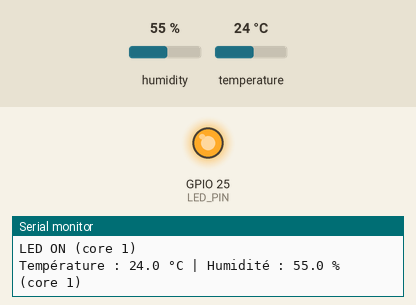
The program below on a simulated ESP32. Shown: output pins drawn as LEDs (lit = HIGH), the last lines printed to the serial monitor. The inputs (shaded band) are chosen by the test bench; at power-on: humidity 55 %, temperature 24 °C.

Above: at 1.0 s.
At 3.0 s:
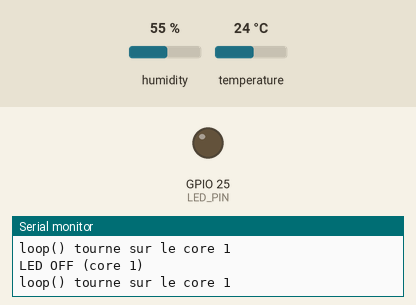
Timing chart, 0 to 5.2 s (numbered marks = the images above):
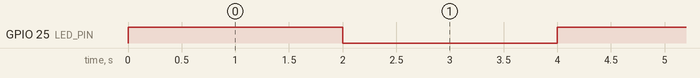

Measured:
- by itself, GPIO 25 (LED_PIN): alternates HIGH for 2.0 s and LOW for 2.0 s

The program:

main.cpp
```cpp
#include <Arduino.h>
#include "freertos/FreeRTOS.h"
#include "freertos/task.h"
#include "DHT.h"

// --- Définir les broches ---
#define LED_PIN 25          // LED FireBeetle
#define DHT_PIN 26          // ⚡ Branche ton DHT sur GPIO4 par ex.
#define DHT_TYPE DHT22     // ou DHT11 si tu as ce modèle

// Initialisation du capteur
DHT dht(DHT_PIN, DHT_TYPE);

// --- Tâche 1 : clignotement LED toutes les 2s ---
void vTaskBlinkLED(void *pvParameters)
{
  pinMode(LED_PIN, OUTPUT);

  for (;;)
  {
    digitalWrite(LED_PIN, HIGH);
    Serial.printf("LED ON (core %d)\n", xPortGetCoreID());
    vTaskDelay(2000 / portTICK_PERIOD_MS);

    digitalWrite(LED_PIN, LOW);
    Serial.printf("LED OFF (core %d)\n", xPortGetCoreID());
    vTaskDelay(2000 / portTICK_PERIOD_MS);
  }
}

// --- Tâche 2 : lecture température toutes les 5s ---
void vTaskReadTemperature(void *pvParameters)
{
  for (;;)
  {
    float temp = dht.readTemperature();
    float hum  = dht.readHumidity();

    if (isnan(temp) || isnan(hum))
    {
      Serial.println("Erreur lecture capteur DHT !");
    }
    else
    {
      Serial.printf("Température : %.1f °C | Humidité : %.1f %% (core %d)\n",
                     temp, hum, xPortGetCoreID());
    }

    vTaskDelay(5000 / portTICK_PERIOD_MS);
  }
}

void setup()
{
  Serial.begin(115200);
  dht.begin();

  // Créer la tâche LED sur core 0
  xTaskCreatePinnedToCore(vTaskBlinkLED, "TaskBlinkLED", 4096, NULL, 1, NULL, 0);

  // Créer la tâche Température sur core 1
  xTaskCreatePinnedToCore(vTaskReadTemperature, "TaskReadTemp", 4096, NULL, 1, NULL, 1);
}

void loop()
{
  // Boucle Arduino principale → tâche de fond
  Serial.printf("loop() tourne sur le core %d\n", xPortGetCoreID());
  vTaskDelay(1000 / portTICK_PERIOD_MS);
}
```
